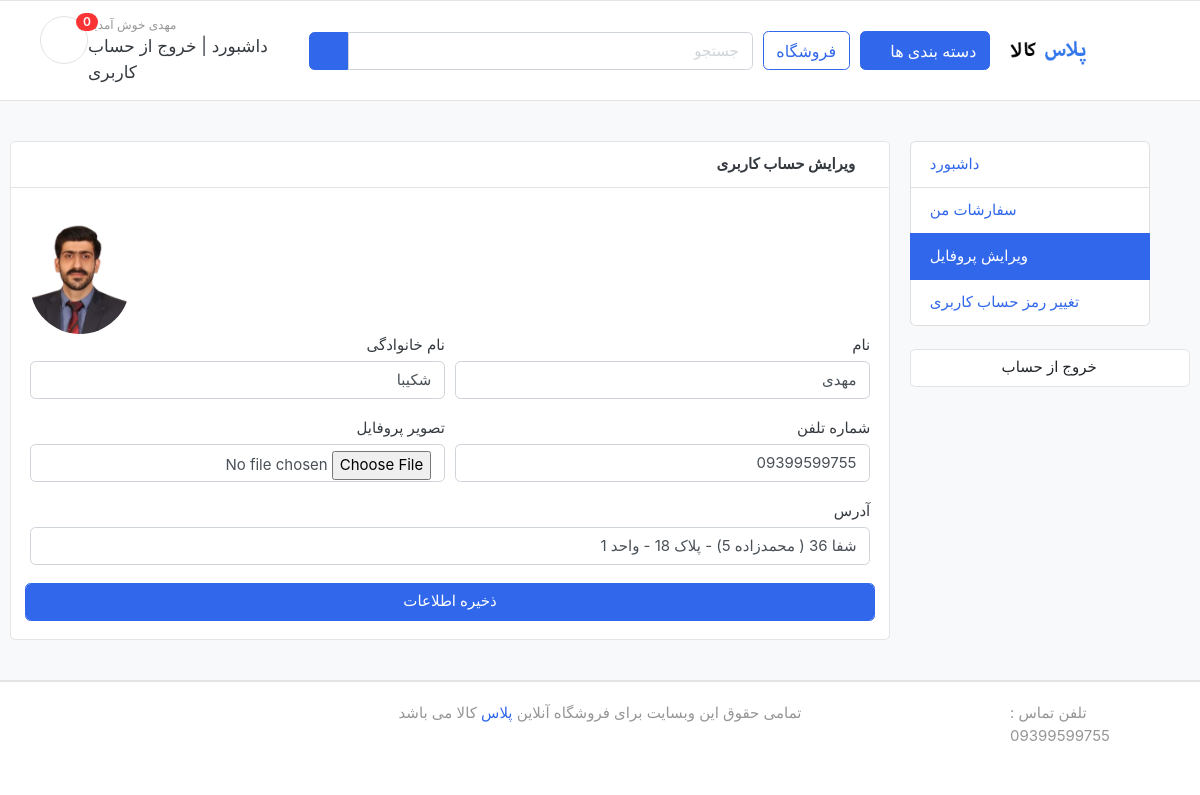
/accounts/edit_profile/ (signed in), run on the app's committed database.
### accounts/models.py (models this page shows, shortened)
class Account(AbstractBaseUser):
    first_name = models.CharField(max_length = 50)
    last_name = models.CharField(max_length = 50)
    username = models.CharField(max_length = 50 , unique = True)
    email   = models.EmailField(max_length = 100 , unique = True)
    phone_number = models.CharField(max_length = 50)
    date_joined = models.DateTimeField(auto_now_add = True)
    last_login = models.DateTimeField(auto_now_add = True)
    is_admin = models.BooleanField(default = False)
    is_staff = models.BooleanField(default = False)
    is_active = models.BooleanField(default = False)
    is_superadmin = models.BooleanField(default = False)
    USERNAME_FIELD = 'email'
    REQUIRED_FIELDS = ['username' , 'first_name' , 'last_name']
    objects = MyAccountManager()

class UserProfile(models.Model):
    user = models.OneToOneField(Account , on_delete=models.CASCADE)
    address = models.CharField(max_length=100 , blank=True)
    profile_picture = models.ImageField(blank=True ,upload_to='userprofile')
    city = models.CharField(max_length=20 , blank=True)
    state = models.CharField(max_length=20 , blank=True)
    country = models.CharField(max_length=20 , blank=True)

### accounts/views.py (the view)
# urls.py: path('edit_profile/' , views.edit_profile , name='edit_profile'),
@login_required(login_url='login')
def edit_profile(request):
    userprofile = get_object_or_404(UserProfile , user=request.user)
    if request.method == 'POST':
        user_form = UserForm(request.POST , instance= request.user)
        profile_form = UserProfileForm(request.POST , request.FILES , instance=userprofile )
        if user_form.is_valid() and profile_form.is_valid():
            user_form.save()
            profile_form.save()
            messages.success(request , 'مشخصات حساب کاربری شما با موفقیت بروز رسانی شد')
            return redirect('edit_profile')
    else:
        user_form = UserForm(instance=request.user)
        profile_form = UserProfileForm(instance=userprofile)
    context = {
        'user_form' : user_form,
        'profile_form' : profile_form,
        'userprofile' : userprofile,
    }
    return render(request , 'accounts/edit_profile.html' , context)

### accounts/forms.py
class UserForm(forms.ModelForm):
    class Meta:
        model = Account
        fields = ('first_name' , 'last_name' ,'phone_number' )
    def __init__(self, *args, **kwargs):
        super(UserForm , self).__init__(*args, **kwargs)
        for field in self.fields:
            self.fields[field].widget.attrs['class'] = 'form-control'

class UserProfileForm(forms.ModelForm):
    profile_picture = forms.ImageField(required=False , error_messages = {'invalid' : ("Image files only")}, widget= forms.FileInput)
    class Meta:
        model = UserProfile
        fields = ('address' , 'city' , 'state' , 'country' , 'profile_picture' )
    def __init__(self, *args, **kwargs):
        super(UserProfileForm , self).__init__(*args, **kwargs)
        for field in self.fields:
            self.fields[field].widget.attrs['class'] = 'form-control'

### carts/context_processors.py (called while the page is built)
def counter(request):
    cart_count = 0
    if 'admin' in request.path:
        return {}
    else:
        try:
            cart = Cart.objects.filter(cart_id = _cart_id(request))
            if request.user.is_authenticated:
                 cart_items = CartItem.objects.all().filter(user=request.user)
            else:
                cart_items = CartItem.objects.all().filter(cart=cart[:1])
            for cart_item in cart_items:
                    cart_count += cart_item.quantity
        except Cart.DoesNotExist:
             cart_count = 0
    return dict(cart_count = cart_count)

### carts/views.py (called while the page is built)
def _cart_id(request):
    cart = request.session.session_key
    if not cart:
        cart = request.session.create()
    return cart

### category/context_processors.py (called while the page is built)
def menu_links(request):
    links = Category.objects.all()
    return dict(links = links)

### category/models.py (called while the page is built)
    def get_url(self):
        return reverse('products_by_category' , args=[self.slug])

### templates/accounts/edit_profile.html (shortened to what this page needs)
{% extends 'base.html' %}
{% block content %}
<section class="section-conten padding-y bg">
    <div class="container">
        <div class="row">
        {% include  'includes/dashboard_sidebar.html' %}
        <main class="col-md-9">
            <article class="card">
            <header class="card-header text-right">
                <strong class="d-inline-block mr-3  ">ویرایش حساب کاربری</strong>
            </header>
            <div class="card-body text-right">
                <div class="text-left">
                    <img src="{{userprofile.profile_picture.url}}" alt="Profile Picture" width="100" style="border-radius: 50px;">
                </div>
                <div class="row">
                  <div class="col-md-12">
                    <form action="{% url 'edit_profile' %}" method="POST" enctype="multipart/form-data">
                      <div class="form-row">
                          <div class="col form-group">
                              <label for="">نام</label>
                              {{user_form.first_name}}
                          </div>
                          <div class="col form-group">
                              <label for="">نام خانوادگی</label>
                              {{user_form.last_name}}
                          </div>
                      </div>
                      <div class="form-row">
                          <div class="col form-group">
                              <label for="">شماره تلفن</label>
                              {{user_form.phone_number}}
                          </div>
                          <div class="col form-group">
                            <label for="">تصویر پروفایل</label>
                            {{profile_form.profile_picture}}
                        </div>
                      </div>
                      <div class="form-row">
                          <div class="col form-group">
                              <label for="">آدرس</label>
                              {{profile_form.address}}
                          </div>
                      </div>
                      <div class="form-row">
                          <input type="submit" value="ذخیره اطلاعات" class="form-control btn btn-primary"></input>
                      </div>
                      </form>
                </div>
            </div>
            </article>
        </main>
    </div>
    </div>
    </section>
{% endblock %}

### templates/includes/navbar.html (shortened to what this page needs)
{% load static %}
<header class="section-header">
    <section class="header-main border-bottom">
        <div class="container">
    <div class="row align-items-center">
        <div class="col-lg-2 col-md-3 col-6">
            <a href="{% url 'home' %}" class="brand-wrap">
                <img class="logo" src="{% static 'images/logo.png' %}">
            </a>
        </div>
        <div class="col-lg col-sm col-md col-6 flex-grow-0">
            <div class="category-wrap dropdown d-inline-block float-right">
                <button type="button" class="btn btn-primary dropdown-toggle" style="font-size: 16px;" data-toggle="dropdown">
                    دسته بندی ها
                    <i class="fa fa-caret-down"></i>
                </button>
            </div>
        </div>
        <a href="{% url 'store' %}" class="btn btn-outline-primary" style="font-size: 16px;"> فروشگاه </a>
        <div class="col-lg  col-md-6 col-sm-12 col">
            <form action="{% url 'search' %}" class="search" method="GET">
                <div class="input-group w-100">
                    <input type="text" class="form-control" style="width:60%; border-bottom-left-radius: 0; border-top-left-radius: 0; border-top-right-radius: 0.37rem; border-bottom-right-radius: 0.37rem;" placeholder="جستجو" name='keyword' required>
                    <div class="input-group-append">
                      <button class="btn btn-primary rounded-left" style="border-top-right-radius: 0 ;border-bottom-right-radius: 0;" type="submit">
                        <i class="fa fa-search"></i>
                      </button>
                    </div>
                </div>
            </form>
        </div>
        <div class="col-lg-3 col-sm-6 col-8 order-2 order-lg-3">
                    <div class="d-flex justify-content-between mb-3 mb-lg-0">
                        {% if user.id is None %}
                        <div class="widget-header">
                            <small class="title text-muted"> خوش آمدید , مهمان</small>
                            <div style="font-size: 17px;">
                                <a href="{% url 'login' %}" > ورود به حساب کاربری</a> <span class="dark-transp"> | </span>
                                <a href="{% url 'register' %}" > ثبت نام</a>
                            </div>
                        </div>
                        {% else %}
                        <div class="widget-header">
                            <small class="title text-muted"> {{user.first_name}} خوش آمدید </small>
                            <div style="font-size: 17px;">
                                <a href="{% url 'dashboard' %}">داشبورد</a> <span class="dark-transp"> | </span>
                                <a href="{% url 'logout' %}">خروج از حساب کاربری</a>
                            </div>
                        </div>
                        {% endif%}
                        <a href="{% url 'cart' %}" class="widget-header pl-3 ml-3" >
                            <div class="icon icon-sm rounded-circle border"><i class="fa fa-shopping-cart"></i></div>
                            <span class="badge badge-pill badge-danger notify" >{{ cart_count}}</span>
                        </a>
                    </div>
                </div>
    </div>
        </div>
    </section>
    </header>

### static/css/ui.css (style rules this page uses)
html { font-family: "Inter", sans-serif; font-size: 15px; }
.icon-xs, .icon-sm, .icon-md, .icon-lg { display: inline-block; text-align: center; flex-shrink: 0; flex-grow: 0; }
.icon-sm { width: 48px; height: 48px; line-height: 48px !important; font-size: 20px; }
.padding-y { padding-top: 40px; padding-bottom: 40px; }
article:after, .form-group:after { display: block; clear: both; content: ""; }
.bg { background-color: #f8f9fa; }
.header-main { position: relative; padding-top: 1rem; padding-bottom: 1rem; }
.brand-wrap .logo, .navbar-brand .logo { margin-right: 7px; max-height: 42px; display: inline-block; }
.widget-header { display: inline-block; vertical-align: middle; position: relative; }
.widget-header a { color: #343a40; }
.widget-header i { color: #969696; }
.widget-header .title { display: block; }
.widget-header .notify { position: absolute; top: -3px; right: -10px; }
.notify { position: absolute; top: -4px; right: -10px; display: inline-block; padding: 0.25em 0.6em; font-size: 12px; line-height: 1; text-align: center; border-radius: 3rem; color: #fff; background-color: #fa3434; }

### data on the page
Account: first_name "مهدی", last_name "شکیبا", phone_number "09399599755"
UserProfile: profile_picture (picture), address "شفا 36 ( محمدزاده 5) - پلاک 18 - واحد 1"

### other printed values
{{ cart_count }} "0"
